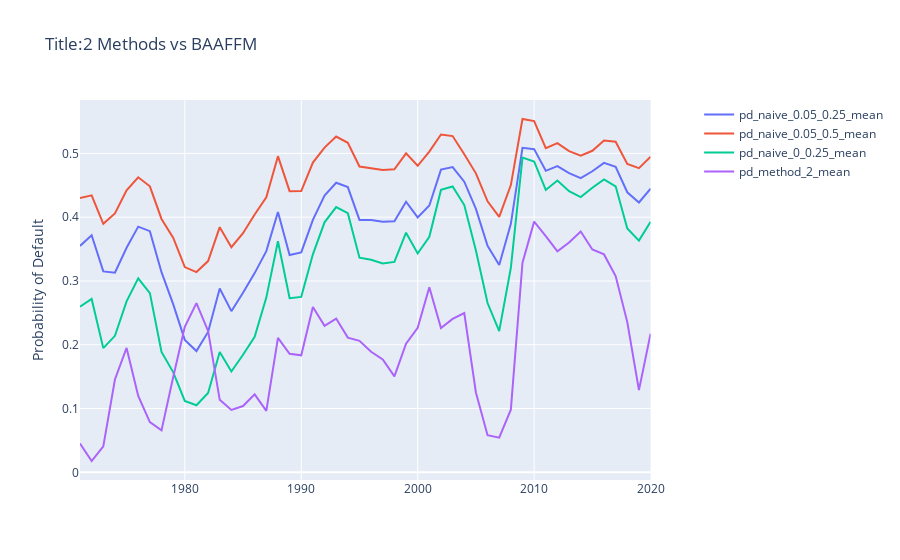
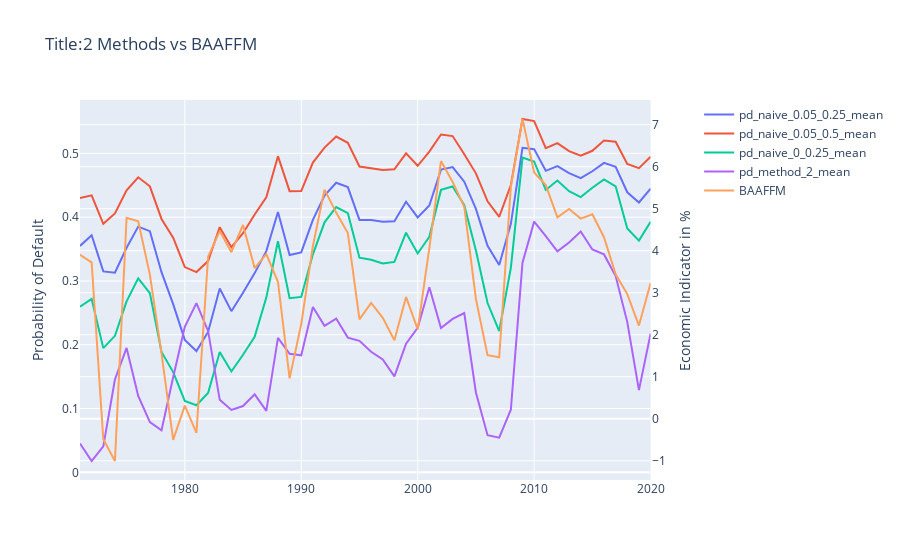

The notebook cell these images were saved under, in order:
### Markdown cell above
### Mean PD 2 methods vs BAAFM

### Code cell
mean_pd_all_columns = ["fyear","pd_naive_0.05_0.25_mean","pd_naive_0.05_0.5_mean","pd_naive_0_0.25_mean","pd_method_2_mean"]
mean_pd_all_methods = descriptive_stats_across_time[mean_pd_all_columns]
plot_chart(mean_pd_all_methods,"2 Methods vs BAAFFM","Probability of Default", "fyear")

mean_pd_plot = pd.merge(mean_pd_all_methods,fred_baaffm,on="fyear",how="inner")
plot_chart_with_macro(mean_pd_plot,"2 Methods vs BAAFFM","Probability of Default", "fyear")
